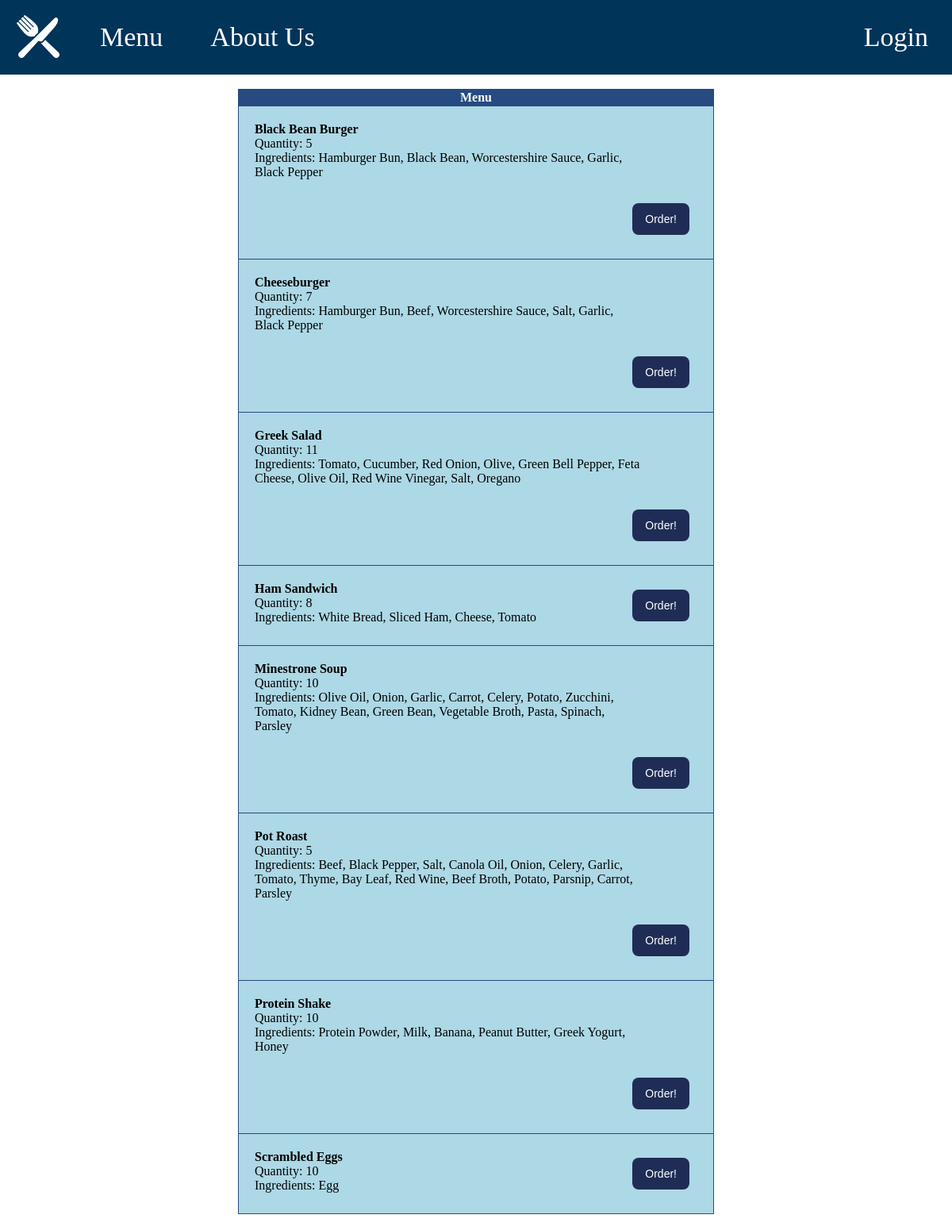
The page /DietaryManagement/menu.php on the database its author committed.
### tables this page shows
CREATE TABLE FOOD
(
	F_id			CHAR(20) NOT NULL,
    Customizable	BOOLEAN,    
    Prepared		INT,
	PRIMARY KEY (F_id)
);

### DietaryManagement/menu.php (the view, shortened to what this page needs)
<!DOCTYPE html>
<html>
<head>
    <link href="style.css" rel="stylesheet" type="text/css" />
</head>
<body>
    <ul id="nav">
        <li><a style="padding:2px 2px;" href="index.php" target="_self" fetchpriority="high"><img
                    src="Images/SpoonFork.png" style="height:60px;display:block;filter:brightness(0) invert(1);"></a>
        </li>
        <li><a href="menu.php" target="_self">Menu</a></li>
        <li><a href="about.html" target="_self">About Us</a></li>
        <li><a href="login.php" target="_self" style="float:right;">Login</a></li>
    </ul>
    <br>
    <?php
    $servername = "localhost";
    $user = "root";
    $pass = "";
    $database = "diet_management";
    $conn = new mysqli($servername, $user, $pass, $database);
    $sql = "SELECT F_id, Prepared FROM FOOD WHERE (Prepared>0);";
    $result = mysqli_query($conn, $sql);
    echo "<table style='margin-bottom:20px;'>";
    echo "<tr><th>Menu</th></tr>";
    while ($row = mysqli_fetch_assoc($result)) {
        echo "<tr>";
        echo "<td style='text-align:left;padding:10px;'><div class='column'><b>" . $row['F_id'] . "</b>";
        echo "Quantity: ". $row['Prepared'];
        echo "<br>Ingredients: ";
        $sql = "SELECT FI_Ingid FROM FOOD_INGREDIENT WHERE FI_Fid = '{$row['F_id']}';";
        $res = mysqli_query($conn, $sql);
        $size = mysqli_num_rows($res);
        $aList = [];
        while($r2 = mysqli_fetch_assoc($res)) {
            array_push($aList, $r2["FI_Ingid"]);
        }
        foreach($aList as $i => $x) {
            if($size != $i+1)
                echo $x. ", ";
            else
                echo $x;
        }
        echo "</div>";
        echo "<div class='column' style='float:right;'><form method='POST'><button type='submit' class='bttn' name='OrderFood' value='{$row['F_id']}' style='float:right;'>Order!</button></form></div></td>";
        echo "</tr>";
    }
  ?>
</body>
</html>

### DietaryManagement/style.css (style rules this page uses)
html, body { height: 100%; width: 100%; margin: 0; user-select: none; max-width: 100%; overflow-x: hidden; background-color: white; color: black; -ms-overflow-style: none; scrollbar-width: none; }
#nav { list-style-type: none; margin: 0; padding: 0; overflow: hidden; background-color: #003459; position: relative; width: 100%; font-size: 34px; display: block; text-align: center; min-width: 1080px; }
#nav li { width: auto; float: left; text-align: center; padding: 14px 16px; }
#nav li a { display: block; color: #FFFFFF; padding: 14px 14px; text-decoration: none; }
#nav li:last-child { float: right; }
table { width: 50%; }
table, table th, table td { border: 1px solid; border-collapse: collapse; border-color: rgb(37, 75, 128); background-color: lightblue; color: black; text-align: center; margin-left: auto; margin-right: auto; }
table th { background-color: rgb(37, 75, 128); color: white; }
.bttn { font-size: 14px; font-weight: 500; border-radius: 8px; border-style: none; line-height: 20px; padding: 10px 16px; text-align: center; vertical-align: baseline; margin: 10px; background-color: #1f2d56; color: white; }
.column { margin: 10px; display: inline-grid; max-width: 490px; ; }

### rows shown on the page
food: F_id "Black Bean Burger", Prepared "5", x "Hamburger Bun", x "Black Bean", x "Worcestershire Sauce", x "Garlic", x "Black Pepper"
food: F_id "Cheeseburger", Prepared "7", x "Hamburger Bun", x "Beef", x "Worcestershire Sauce", x "Salt", x "Garlic", x "Black Pepper"
food: F_id "Greek Salad", Prepared "11", x "Tomato", x "Cucumber", x "Red Onion", x "Olive", x "Green Bell Pepper", x "Feta Cheese", x "Olive Oil", x "Red Wine Vinegar", x "Salt", x "Oregano"
food: F_id "Ham Sandwich", Prepared "8", x "White Bread", x "Sliced Ham", x "Cheese", x "Tomato"
food: F_id "Minestrone Soup", Prepared "10", x "Olive Oil", x "Onion", x "Garlic", x "Carrot", x "Celery", x "Potato", x "Zucchini", x "Tomato", x "Kidney Bean", x "Green Bean", x "Vegetable Broth", x "Pasta", x "Spinach", x "Parsley"
food: F_id "Pot Roast", Prepared "5", x "Beef", x "Black Pepper", x "Salt", x "Canola Oil", x "Onion", x "Celery", x "Garlic", x "Tomato", x "Thyme", x "Bay Leaf", x "Red Wine", x "Beef Broth", x "Potato", x "Parsnip", x "Carrot", x "Parsley"
food: F_id "Protein Shake", Prepared "10", x "Protein Powder", x "Milk", x "Banana", x "Peanut Butter", x "Greek Yogurt", x "Honey"
food: F_id "Scrambled Eggs", Prepared "10", x "Egg"
